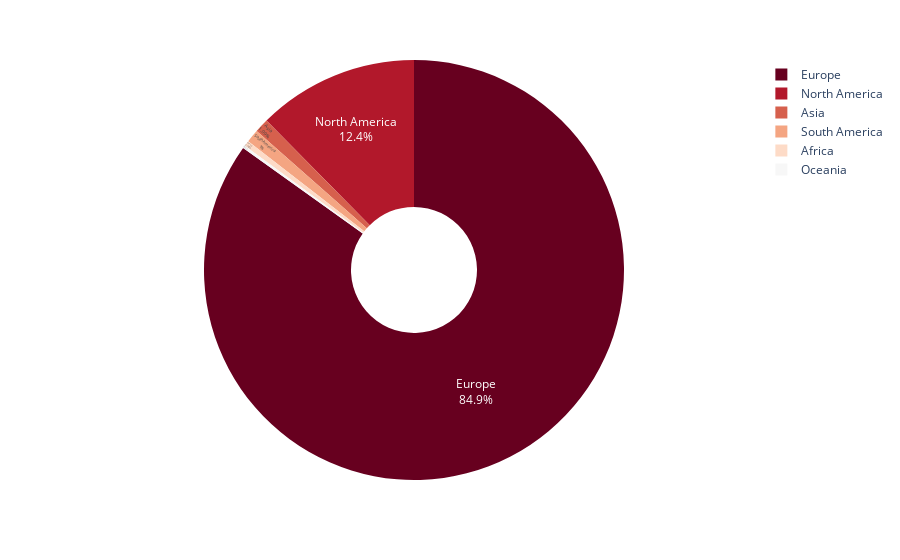

The code cell stored with this chart in its notebook:
### Code cell
import plotly.express as px
fig = px.pie(data_pxteext, values='acc_confirmed_max_sum', names='Continents', 
             hole=.3, 
             color_discrete_sequence=px.colors.sequential.RdBu)
fig.update_traces(textposition='inside', textinfo='percent+label')
fig

### Figure 1 — Plotly figure (JSON) as saved in the notebook; plotly's stock layout.template omitted (floating-point values rounded to 4 significant figures)
{"data": [{"domain": {"x": [0, 1], "y": [0, 1]}, "hole": 0.3, "hovertemplate": "Continents=%{label}<br>acc_confirmed_max_sum=%{value}<extra></extra>", "labels": ["Africa", "Asia", "Europe", "North America", "Oceania", "South America"], "legendgroup": "", "name": "", "showlegend": true, "textinfo": "percent+label", "textposition": "inside", "type": "pie", "values": [24, 61, 4752, 694, 12, 56]}], "layout": {"legend": {"tracegroupgap": 0}, "margin": {"t": 60}, "piecolorway": ["rgb(103,0,31)", "rgb(178,24,43)", "rgb(214,96,77)", "rgb(244,165,130)", "rgb(253,219,199)", "rgb(247,247,247)", "rgb(209,229,240)", "rgb(146,197,222)", "rgb(67,147,195)", "rgb(33,102,172)", "rgb(5,48,97)"]}}
